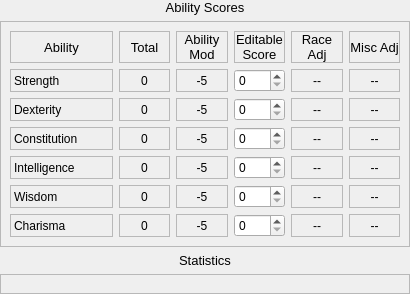
         <widget class="QFrame" name="frmlOverviewMiddle">
          <property name="frameShape">
           <enum>QFrame::NoFrame</enum>
          </property>
          <property name="frameShadow">
           <enum>QFrame::Plain</enum>
          </property>
          <layout class="QVBoxLayout" name="verticalLayout_2" stretch="0,0,0,1">
           <property name="leftMargin">
            <number>0</number>
           </property>
           <property name="topMargin">
            <number>0</number>
           </property>
           <property name="rightMargin">
            <number>0</number>
           </property>
           <property name="bottomMargin">
            <number>0</number>
           </property>
           <item>
            <widget class="QLabel" name="lblAbilityScoresOverview">
             <property name="font">
              <font>
               <pointsize>10</pointsize>
              </font>
             </property>
             <property name="text">
              <string>Ability Scores</string>
             </property>
             <property name="alignment">
              <set>Qt::AlignCenter</set>
             </property>
            </widget>
           </item>
           <item>
            <widget class="QFrame" name="frmlAbilityScores">
             <property name="frameShape">
              <enum>QFrame::StyledPanel</enum>
             </property>
             <property name="frameShadow">
              <enum>QFrame::Sunken</enum>
             </property>
             <layout class="QGridLayout" name="gridLayout_3" rowstretch="2,1,1,1,1,1,1" columnstretch="2,1,1,1,1,1">
              <item row="4" column="1">
               <widget class="QLabel" name="lblTotalIntOverview">
                <property name="frameShape">
                 <enum>QFrame::StyledPanel</enum>
                </property>
                <property name="text">
                 <string>0</string>
                </property>
                <property name="alignment">
                 <set>Qt::AlignCenter</set>
                </property>
               </widget>
              </item>
              <item row="2" column="3">
               <widget class="QSpinBox" name="spnDexOverview"/>
              </item>
              <item row="2" column="4">
               <widget class="QLabel" name="lblRaceAdjDexOverview">
                <property name="frameShape">
                 <enum>QFrame::StyledPanel</enum>
                </property>
                <property name="text">
                 <string>--</string>
                </property>
                <property name="alignment">
                 <set>Qt::AlignCenter</set>
                </property>
               </widget>
              </item>
              <item row="2" column="0">
               <widget class="QLabel" name="lblDexterityOverview">
                <property name="frameShape">
                 <enum>QFrame::StyledPanel</enum>
                </property>
                <property name="text">
                 <string>Dexterity</string>
                </property>
               </widget>
              </item>
              <item row="1" column="3">
               <widget class="QSpinBox" name="spnStrOverview"/>
              </item>
              <item row="1" column="0">
               <widget class="QLabel" name="lblStrengthOverview">
                <property name="frameShape">
                 <enum>QFrame::StyledPanel</enum>
                </property>
                <property name="text">
                 <string>Strength</string>
                </property>
               </widget>
              </item>
              <item row="3" column="0">
               <widget class="QLabel" name="lblConstitutionOverview">
                <property name="frameShape">
                 <enum>QFrame::StyledPanel</enum>
                </property>
                <property name="text">
                 <string>Constitution</string>
                </property>
               </widget>
              </item>
              <item row="4" column="2">
               <widget class="QLabel" name="lblAbilModIntOverview">
                <property name="frameShape">
                 <enum>QFrame::StyledPanel</enum>
                </property>
                <property name="text">
                 <string>-5</string>
                </property>
                <property name="alignment">
                 <set>Qt::AlignCenter</set>
                </property>
               </widget>
              </item>
              <item row="5" column="0">
               <widget class="QLabel" name="lblWisdomOverview">
                <property name="frameShape">
                 <enum>QFrame::StyledPanel</enum>
                </property>
                <property name="text">
                 <string>Wisdom</string>
                </property>
               </widget>
              </item>
              <item row="1" column="1">
               <widget class="QLabel" name="lblTotalStrOverview">
                <property name="frameShape">
                 <enum>QFrame::StyledPanel</enum>
                </property>
                <property name="text">
                 <string>0</string>
                </property>
                <property name="alignment">
                 <set>Qt::AlignCenter</set>
                </property>
               </widget>
              </item>
              <item row="1" column="5">
               <widget class="QLabel" name="lblMiscAdjStrOverview">
                <property name="frameShape">
                 <enum>QFrame::StyledPanel</enum>
                </property>
                <property name="text">
                 <string>--</string>
                </property>
                <property name="alignment">
                 <set>Qt::AlignCenter</set>
                </property>
               </widget>
              </item>
              <item row="2" column="1">
               <widget class="QLabel" name="lblTotalDexOverview">
                <property name="frameShape">
                 <enum>QFrame::StyledPanel</enum>
                </property>
                <property name="text">
                 <string>0</string>
                </property>
                <property name="alignment">
                 <set>Qt::AlignCenter</set>
                </property>
               </widget>
              </item>
              <item row="4" column="5">
               <widget class="QLabel" name="lblMiscAdjIntOverview">
                <property name="frameShape">
                 <enum>QFrame::StyledPanel</enum>
                </property>
                <property name="text">
                 <string>--</string>
                </property>
                <property name="alignment">
                 <set>Qt::AlignCenter</set>
                </property>
               </widget>
              </item>
              <item row="2" column="2">
               <widget class="QLabel" name="lblAbilModDexOverview">
                <property name="frameShape">
                 <enum>QFrame::StyledPanel</enum>
                </property>
                <property name="text">
                 <string>-5</string>
                </property>
                <property name="alignment">
                 <set>Qt::AlignCenter</set>
                </property>
               </widget>
              </item>
              <item row="5" column="5">
               <widget class="QLabel" name="lblMiscAdjWisOverview">
                <property name="frameShape">
                 <enum>QFrame::StyledPanel</enum>
                </property>
                <property name="text">
                 <string>--</string>
                </property>
                <property name="alignment">
                 <set>Qt::AlignCenter</set>
                </property>
               </widget>
              </item>
              <item row="4" column="3">
               <widget class="QSpinBox" name="spnIntOverview"/>
              </item>
              <item row="1" column="2">
               <widget class="QLabel" name="lblAbilModStrOverview">
                <property name="frameShape">
                 <enum>QFrame::StyledPanel</enum>
                </property>
                <property name="text">
                 <string>-5</string>
                </property>
                <property name="alignment">
                 <set>Qt::AlignCenter</set>
                </property>
               </widget>
              </item>
              <item row="3" column="5">
               <widget class="QLabel" name="lblMiscAdjConOverview">
                <property name="frameShape">
                 <enum>QFrame::StyledPanel</enum>
                </property>
                <property name="text">
                 <string>--</string>
                </property>
                <property name="alignment">
                 <set>Qt::AlignCenter</set>
                </property>
               </widget>
              </item>
              <item row="3" column="1">
               <widget class="QLabel" name="lblTotalConOverview">
                <property name="frameShape">
                 <enum>QFrame::StyledPanel</enum>
                </property>
                <property name="text">
                 <string>0</string>
                </property>
                <property name="alignment">
                 <set>Qt::AlignCenter</set>
                </property>
               </widget>
              </item>
              <item row="5" column="4">
               <widget class="QLabel" name="lblRaceAdjWisOverview">
                <property name="frameShape">
                 <enum>QFrame::StyledPanel</enum>
                </property>
                <property name="text">
                 <string>--</string>
                </property>
                <property name="alignment">
                 <set>Qt::AlignCenter</set>
                </property>
               </widget>
              </item>
              <item row="1" column="4">
               <widget class="QLabel" name="lblRaceAdjStrOverview">
                <property name="frameShape">
                 <enum>QFrame::StyledPanel</enum>
                </property>
                <property name="text">
                 <string>--</string>
                </property>
                <property name="alignment">
                 <set>Qt::AlignCenter</set>
                </property>
               </widget>
              </item>
              <item row="2" column="5">
               <widget class="QLabel" name="lblMiscAdjDexOverview">
                <property name="frameShape">
                 <enum>QFrame::StyledPanel</enum>
                </property>
                <property name="text">
                 <string>--</string>
                </property>
                <property name="alignment">
                 <set>Qt::AlignCenter</set>
                </property>
               </widget>
              </item>
              <item row="5" column="1">
               <widget class="QLabel" name="lblTotalWisOverview">
                <property name="frameShape">
                 <enum>QFrame::StyledPanel</enum>
                </property>
                <property name="text">
                 <string>0</string>
                </property>
                <property name="alignment">
                 <set>Qt::AlignCenter</set>
                </property>
               </widget>
              </item>
              <item row="5" column="3">
               <widget class="QSpinBox" name="spnWisOverview"/>
              </item>
              <item row="6" column="0">
               <widget class="QLabel" name="lblCharismaOverview">
                <property name="frameShape">
                 <enum>QFrame::StyledPanel</enum>
                </property>
                <property name="text">
                 <string>Charisma</string>
                </property>
               </widget>
              </item>
              <item row="6" column="3">
               <widget class="QSpinBox" name="spnChaOverview"/>
              </item>
              <item row="6" column="4">
               <widget class="QLabel" name="lblRaceAdjChaOverview">
                <property name="frameShape">
                 <enum>QFrame::StyledPanel</enum>
                </property>
                <property name="text">
                 <string>--</string>
                </property>
                <property name="alignment">
                 <set>Qt::AlignCenter</set>
                </property>
               </widget>
              </item>
              <item row="6" column="5">
               <widget class="QLabel" name="lblMiscAdjChaOverview">
                <property name="frameShape">
                 <enum>QFrame::StyledPanel</enum>
                </property>
                <property name="text">
                 <string>--</string>
                </property>
                <property name="alignment">
                 <set>Qt::AlignCenter</set>
                </property>
               </widget>
              </item>
              <item row="4" column="0">
               <widget class="QLabel" name="lblIntelligenceOverview">
                <property name="frameShape">
                 <enum>QFrame::StyledPanel</enum>
                </property>
                <property name="text">
                 <string>Intelligence</string>
                </property>
               </widget>
              </item>
              <item row="4" column="4">
               <widget class="QLabel" name="lblRaceAdjIntOverview">
                <property name="frameShape">
                 <enum>QFrame::StyledPanel</enum>
                </property>
                <property name="text">
                 <string>--</string>
                </property>
                <property name="alignment">
                 <set>Qt::AlignCenter</set>
                </property>
               </widget>
              </item>
              <item row="0" column="0">
               <widget class="QLabel" name="lblAbilityOverview">
                <property name="font">
                 <font>
                  <pointsize>10</pointsize>
                 </font>
                </property>
                <property name="frameShape">
                 <enum>QFrame::StyledPanel</enum>
                </property>
                <property name="frameShadow">
                 <enum>QFrame::Plain</enum>
                </property>
                <property name="text">
                 <string>Ability</string>
                </property>
                <property name="alignment">
                 <set>Qt::AlignCenter</set>
                </property>
               </widget>
              </item>
              <item row="0" column="2">
               <widget class="QLabel" name="lblAbilModOverview">
                <property name="font">
                 <font>
                  <pointsize>10</pointsize>
                 </font>
                </property>
                <property name="frameShape">
                 <enum>QFrame::StyledPanel</enum>
                </property>
                <property name="frameShadow">
                 <enum>QFrame::Plain</enum>
                </property>
                <property name="text">
                 <string>Ability Mod</string>
                </property>
                <property name="alignment">
                 <set>Qt::AlignCenter</set>
                </property>
                <property name="wordWrap">
                 <bool>true</bool>
                </property>
               </widget>
              </item>
              <item row="5" column="2">
               <widget class="QLabel" name="lblAbilModWisOverview">
                <property name="frameShape">
                 <enum>QFrame::StyledPanel</enum>
                </property>
                <property name="text">
                 <string>-5</string>
                </property>
                <property name="alignment">
                 <set>Qt::AlignCenter</set>
                </property>
               </widget>
              </item>
              <item row="3" column="2">
               <widget class="QLabel" name="lblAbilModConOverview">
                <property name="frameShape">
                 <enum>QFrame::StyledPanel</enum>
                </property>
                <property name="text">
                 <string>-5</string>
                </property>
                <property name="alignment">
                 <set>Qt::AlignCenter</set>
                </property>
               </widget>
              </item>
              <item row="6" column="1">
               <widget class="QLabel" name="lblTotalChaOverview">
                <property name="frameShape">
                 <enum>QFrame::StyledPanel</enum>
                </property>
                <property name="text">
                 <string>0</string>
                </property>
                <property name="alignment">
                 <set>Qt::AlignCenter</set>
                </property>
               </widget>
              </item>
              <item row="3" column="3">
               <widget class="QSpinBox" name="spnConOverview"/>
              </item>
              <item row="3" column="4">
               <widget class="QLabel" name="lblRaceAdjConOverview">
                <property name="frameShape">
                 <enum>QFrame::StyledPanel</enum>
                </property>
                <property name="text">
                 <string>--</string>
                </property>
                <property name="alignment">
                 <set>Qt::AlignCenter</set>
                </property>
               </widget>
              </item>
              <item row="6" column="2">
               <widget class="QLabel" name="lblAbilModChaOverview">
                <property name="frameShape">
                 <enum>QFrame::StyledPanel</enum>
                </property>
                <property name="text">
                 <string>-5</string>
                </property>
                <property name="alignment">
                 <set>Qt::AlignCenter</set>
                </property>
               </widget>
              </item>
              <item row="0" column="3">
               <widget class="QLabel" name="lblEditableScoreOverview">
                <property name="font">
                 <font>
                  <pointsize>10</pointsize>
                 </font>
                </property>
                <property name="frameShape">
                 <enum>QFrame::StyledPanel</enum>
                </property>
                <property name="frameShadow">
                 <enum>QFrame::Plain</enum>
                </property>
                <property name="text">
                 <string>Editable Score</string>
                </property>
                <property name="alignment">
                 <set>Qt::AlignCenter</set>
                </property>
                <property name="wordWrap">
                 <bool>true</bool>
                </property>
               </widget>
              </item>
              <item row="0" column="4">
               <widget class="QLabel" name="lblRaceAdjOverview">
                <property name="font">
                 <font>
                  <pointsize>10</pointsize>
                 </font>
                </property>
                <property name="frameShape">
                 <enum>QFrame::StyledPanel</enum>
                </property>
                <property name="frameShadow">
                 <enum>QFrame::Plain</enum>
                </property>
                <property name="text">
                 <string>Race Adj</string>
                </property>
                <property name="alignment">
                 <set>Qt::AlignCenter</set>
                </property>
                <property name="wordWrap">
                 <bool>true</bool>
                </property>
               </widget>
              </item>
              <item row="0" column="5">
               <widget class="QLabel" name="lblMiscAdjOverview">
                <property name="font">
                 <font>
                  <pointsize>10</pointsize>
                 </font>
                </property>
                <property name="frameShape">
                 <enum>QFrame::StyledPanel</enum>
                </property>
                <property name="frameShadow">
                 <enum>QFrame::Plain</enum>
                </property>
                <property name="text">
                 <string>Misc Adj</string>
                </property>
                <property name="alignment">
                 <set>Qt::AlignCenter</set>
                </property>
                <property name="wordWrap">
                 <bool>true</bool>
                </property>
               </widget>
              </item>
              <item row="0" column="1">
               <widget class="QLabel" name="lblTotalOverview">
                <property name="font">
                 <font>
                  <pointsize>10</pointsize>
                 </font>
                </property>
                <property name="frameShape">
                 <enum>QFrame::StyledPanel</enum>
                </property>
                <property name="frameShadow">
                 <enum>QFrame::Plain</enum>
                </property>
                <property name="text">
                 <string>Total</string>
                </property>
                <property name="alignment">
                 <set>Qt::AlignCenter</set>
                </property>
               </widget>
              </item>
             </layout>
            </widget>
           </item>
           <item>
            <widget class="QLabel" name="lblStatisticsOverview">
             <property name="font">
              <font>
               <pointsize>10</pointsize>
              </font>
             </property>
             <property name="text">
              <string>Statistics</string>
             </property>
             <property name="alignment">
              <set>Qt::AlignCenter</set>
             </property>
            </widget>
           </item>
           <item>
            <widget class="QFrame" name="frmlStatisticsOverview">
             <property name="frameShape">
              <enum>QFrame::StyledPanel</enum>
             </property>
             <property name="frameShadow">
              <enum>QFrame::Sunken</enum>
             </property>
             <layout class="QHBoxLayout" name="horizontalLayout_4"/>
            </widget>
           </item>
          </layout>
         </widget>
